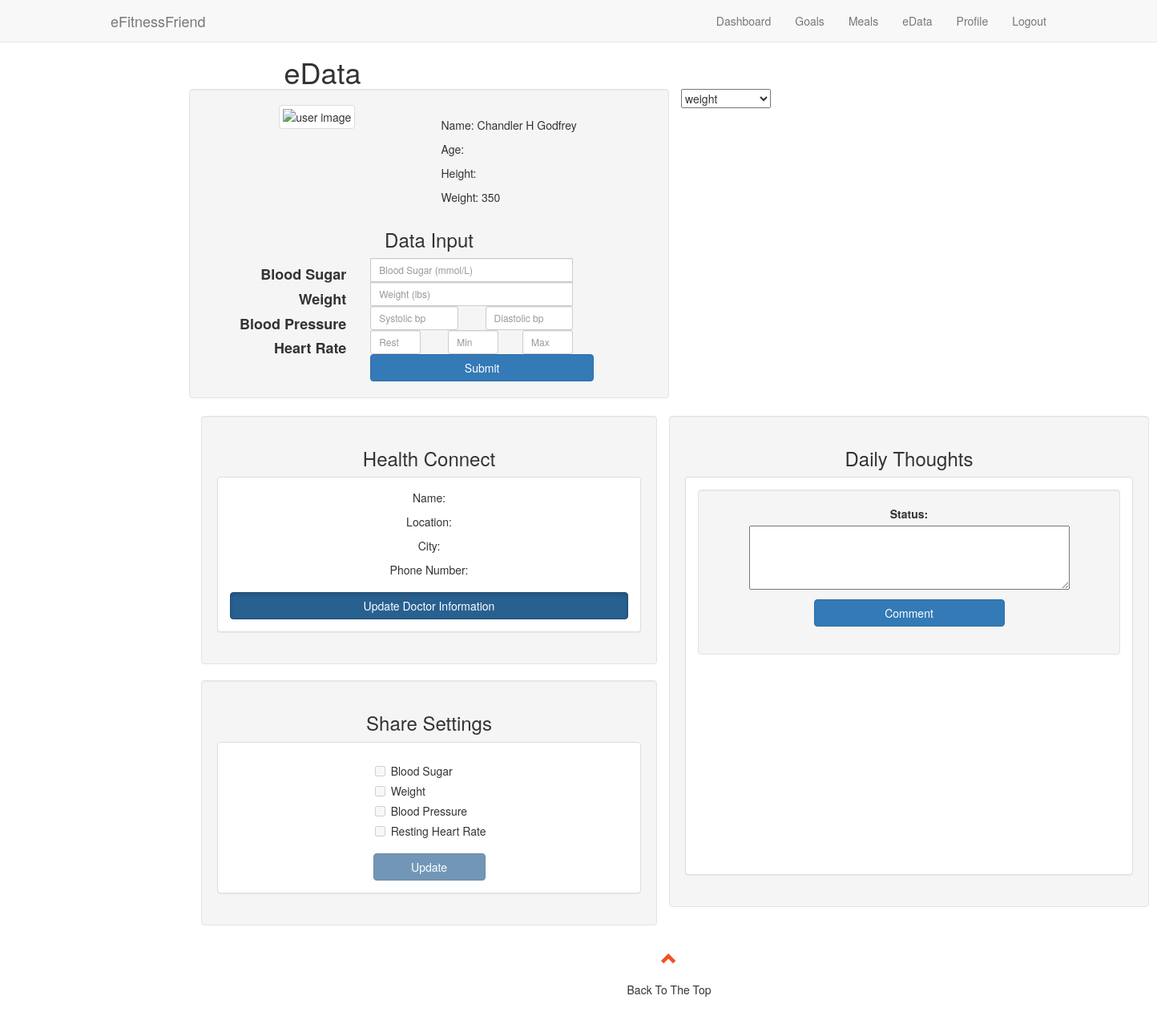
Before: /edata.php (signed in) with the older database file.
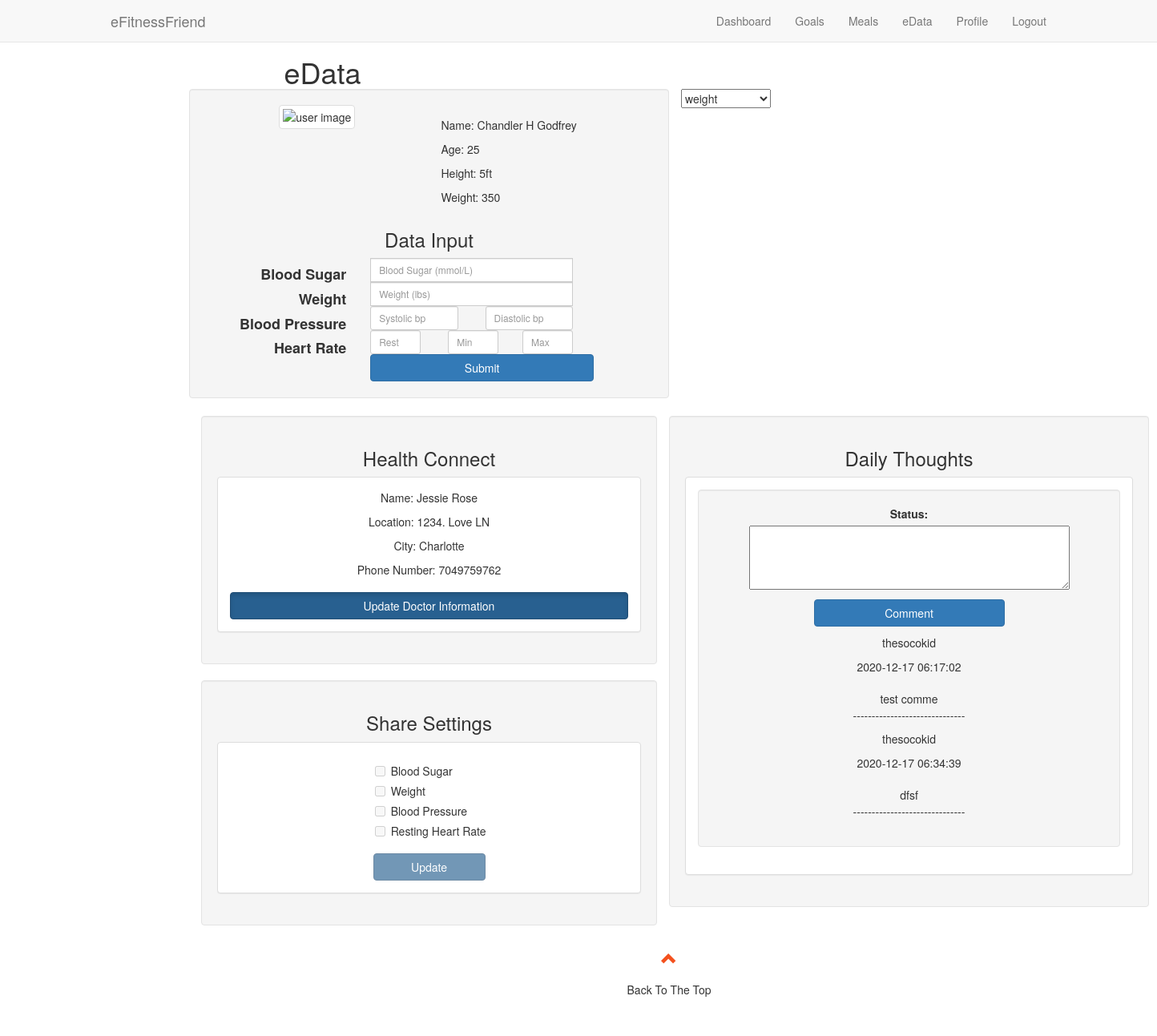
After: the same page with the newer database file.
### tables this page shows
CREATE TABLE `user_data` (
  `id` int(100) NOT NULL,
  `user_id` int(128) NOT NULL,
  `medicalConditions` varchar(128) NOT NULL,
  `currentWeight` int(15) NOT NULL,
  `targetWeight` int(15) NOT NULL,
  `bloodPressure` varchar(9) NOT NULL,
  `targetBloodPressure` varchar(9) NOT NULL,
  `heartRate` int(9) NOT NULL,
  `bloodSugar` int(128) NOT NULL,
  `targetBloodSugar` int(9) NOT NULL,
  `targetCalories` int(15) NOT NULL,
  `age` int(100) NOT NULL,
  `height` varchar(100) NOT NULL
);

CREATE TABLE `user_docinfo` (
  `id` int(11) NOT NULL,
  `user_id` int(100) NOT NULL,
  `docName` varchar(60) NOT NULL,
  `location` varchar(60) NOT NULL,
  `city` varchar(20) NOT NULL,
  `phone` varchar(20) NOT NULL
);

CREATE TABLE `user_dailythoughts` (
  `id` int(11) NOT NULL,
  `user_id` int(11) NOT NULL,
  `date` timestamp NOT NULL DEFAULT current_timestamp() ON UPDATE current_timestamp(),
  `comment` varchar(200) NOT NULL
);

### edata.php (the view, shortened to what the changed rows need)
<!DOCTYPE html>
<html lang="en">
   <head>
      <link rel="stylesheet" href="https://maxcdn.bootstrapcdn.com/bootstrap/3.4.1/css/bootstrap.min.css">
      <link rel="stylesheet" type="text/css" href="edata.css">
   </head>
   <body>
   </body>
   <body id="myPage" data-spy="scroll" data-target=".navbar" data-offset="60">
      <div id="Dashboard" class="container-fluid">
      <div id="Goals" class="container-fluid">
      <div id="Meals" class="container-fluid">
      <div id="iData" class="container-fluid">
      <div id="Settings" class="container-fluid">
      <h1 class="a">eData</h1>
      <div class="container">
         <div class="row">
            <div class="col-sm-6 text-center well">
               <?php
                  $con = mysqli_connect('127.0.0.1', 'root','','e_fitness_friend');
                  $user_id = $_SESSION["userid"];
                  $query = "SELECT * FROM users where `usersID`= $user_id";
                  $query_run = mysqli_query($con, $query);
                  while($row = mysqli_fetch_array($query_run)){
                    $usersName = $row['usersName'];
                  }
                  ?>
                <?php
                           $con = mysqli_connect('127.0.0.1', 'root','','e_fitness_friend');
                           $user_id = $_SESSION["userid"];
                           $query = "SELECT * FROM user_data where `user_id`= $user_id";
                           $query_run = mysqli_query($con, $query);
                           while($row = mysqli_fetch_array($query_run)){
                             $currentWeight = $row['currentWeight'];
                             $height = $row['height'];
                             $age = $row['age'];
                           }
                        ?>
               <div class="col-sm-6 text-left">
                  <div class="spacer"></div>
                  <p>Name: <?php echo $usersName ?></p>
                  <p>Age: <?php echo $age?></p>
                  <p>Height: <?php echo $height?></p>
                  <p>Weight: <?php echo $currentWeight?></p>
               </div>
            </div>
         </div>
      </div>
      <div class="container">
         <div class="row">
            <div class="col-sm-6">
               <div class="col-sm-12  text-center well">
                  <div class="panel panel-default">
                     <div class="panel-body">
                        <?php
                           $con = mysqli_connect('127.0.0.1', 'root','','e_fitness_friend');
                           $user_id = $_SESSION["userid"];
                           $query = "SELECT * FROM user_docInfo where `user_id`= $user_id";
                           $query_run = mysqli_query($con, $query);
                           while($row = mysqli_fetch_array($query_run)){
                             $docName = $row['docName'];
                             $location = $row['location'];
                             $city = $row['city'];
                             $phone = $row['phone'];
                           }
                        ?>
                        <p> Name: <?php echo $docName ?></p>
                        <p> Location: <?php echo $location ?></p>
                        <p> City: <?php echo $city ?></p>
                        <p> Phone Number: <?php echo $phone ?></p>
                        <button id="conbutton" type="button" class="btn btn-primary active" data-toggle="modal" data-target="#connectModal">Update Doctor Information</button>
                     </div>
                  </div>
               </div>
            </div>
            <div class="col-sm-6 col-md-offset-0 text-center well">
               <div class="panel panel-default">
                  <div class="panel-body panel-heighta">
                  <div class="bottom-container well">
                    <div class="form-group">
                      <label for="comment">Status:</label>
                    <?php
                    include 'edataDailyThoughts.php';
                    echo "<form method='POST' action='".setUserComments($con)."'>
                          <input type='hidden' name='uid' value='Anonymous'>
                          <input type='hidden' name='date' value='".date('Y-m-d H:i:s')."'>
                          <textarea name='comment'></textarea><br>
                          <button type='submit' class='btn btn-primary btn-dat' name='commentSubmit'>Comment</button>
                          </form>";
                          getUserComments($con);
                      ?>
                    </div>
                  </div>
               </div>
            </div>
         </div>
      </div>
   </body>
</html>

### edataDailyThoughts.php (shortened to what the changed rows need)
<?php
 function getUserComments($con){
 	$sql = "SELECT * FROM user_dailythoughts";
 	$result = $con->query($sql);
 	while ($row = $result->fetch_assoc()){
 		echo "<div class='comment-box'><p>";
 echo "<p>" . $_SESSION["useruid"] . "</p>";
 	    echo $row['date']."<br></br>";
 		echo $row['comment']. "<br>";
 		echo "<p> ------------------------------</p>";
 		echo "</p></div>";
 	}
 }
 ?>

Changed rows visible on the page:
removed user_data: currentWeight "350"
added user_data: age "25", height "5ft", currentWeight "350"
added user_docinfo: docName "Jessie Rose", location "1234. Love LN", city "Charlotte", phone "7049759762"
added user_dailythoughts: date "2020-12-17 06:17:02", comment "test comme"
added user_dailythoughts: date "2020-12-17 06:34:39", comment "dfsf"
